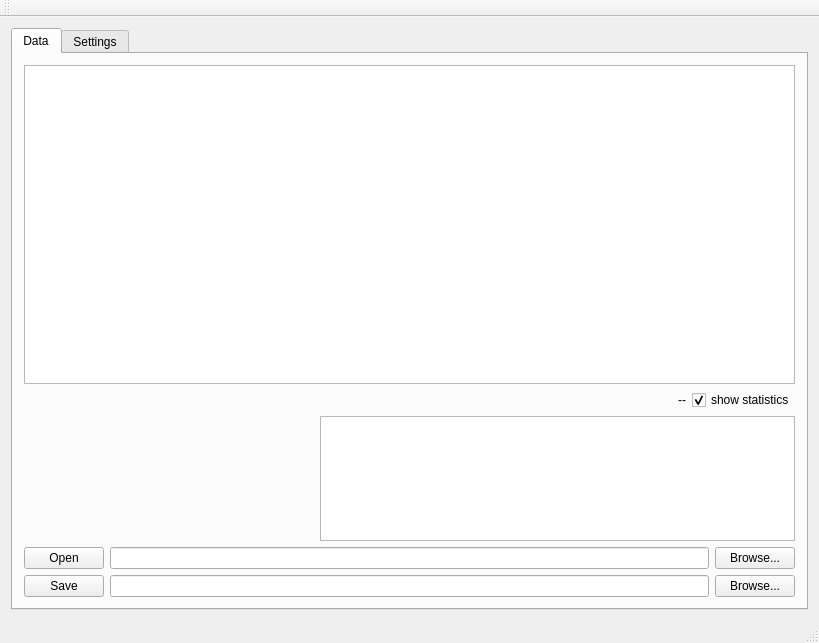
<?xml version="1.0" encoding="UTF-8"?>
<ui version="4.0">
 <class>SpreadsheetCleaner</class>
 <widget class="QMainWindow" name="SpreadsheetCleaner">
  <property name="geometry">
   <rect>
    <x>0</x>
    <y>0</y>
    <width>819</width>
    <height>643</height>
   </rect>
  </property>
  <property name="windowTitle">
   <string>SpreadsheetCleaner</string>
  </property>
  <widget class="QWidget" name="centralWidget">
   <layout class="QGridLayout" name="gridLayout_2">
    <item row="0" column="0">
     <layout class="QGridLayout" name="gridLayout">
      <item row="0" column="0">
       <widget class="QTabWidget" name="tabWidget">
        <property name="currentIndex">
         <number>0</number>
        </property>
        <widget class="QWidget" name="data">
         <attribute name="title">
          <string>Data</string>
         </attribute>
         <layout class="QGridLayout" name="gridLayout_4">
          <item row="0" column="0">
           <layout class="QGridLayout" name="gridLayout_3">
            <item row="6" column="1">
             <widget class="QLineEdit" name="_wOpenFileName"/>
            </item>
            <item row="0" column="0" colspan="3">
             <widget class="QTableView" name="_wTable"/>
            </item>
            <item row="6" column="0">
             <widget class="QPushButton" name="_wOpenFile">
              <property name="text">
               <string>Open</string>
              </property>
             </widget>
            </item>
            <item row="6" column="2">
             <widget class="QPushButton" name="_wBrowseOpenFile">
              <property name="text">
               <string>Browse...</string>
              </property>
             </widget>
            </item>
            <item row="7" column="0">
             <widget class="QPushButton" name="_wSaveFile">
              <property name="text">
               <string>Save</string>
              </property>
             </widget>
            </item>
            <item row="7" column="1">
             <widget class="QLineEdit" name="_wSaveFileName"/>
            </item>
            <item row="7" column="2">
             <widget class="QPushButton" name="_wBrowseSaveFile">
              <property name="text">
               <string>Browse...</string>
              </property>
             </widget>
            </item>
            <item row="3" column="0" colspan="3">
             <layout class="QGridLayout" name="gridLayout_9"/>
            </item>
            <item row="4" column="0" colspan="3">
             <layout class="QHBoxLayout" name="horizontalLayout_6">
              <item>
               <spacer name="horizontalSpacer_7">
                <property name="orientation">
                 <enum>Qt::Horizontal</enum>
                </property>
                <property name="sizeHint" stdset="0">
                 <size>
                  <width>40</width>
                  <height>20</height>
                 </size>
                </property>
               </spacer>
              </item>
              <item>
               <widget class="QLabel" name="_wInfo">
                <property name="text">
                 <string>--</string>
                </property>
                <property name="alignment">
                 <set>Qt::AlignRight|Qt::AlignTrailing|Qt::AlignVCenter</set>
                </property>
               </widget>
              </item>
              <item>
               <widget class="QCheckBox" name="_wShowStatistics">
                <property name="text">
                 <string>show statistics</string>
                </property>
                <property name="checked">
                 <bool>true</bool>
                </property>
               </widget>
              </item>
             </layout>
            </item>
            <item row="5" column="0" colspan="3">
             <layout class="QHBoxLayout" name="horizontalLayout_5">
              <item>
               <spacer name="horizontalSpacer_6">
                <property name="orientation">
                 <enum>Qt::Horizontal</enum>
                </property>
                <property name="sizeHint" stdset="0">
                 <size>
                  <width>40</width>
                  <height>20</height>
                 </size>
                </property>
               </spacer>
              </item>
              <item>
               <widget class="QTableWidget" name="_wStatisticsTable">
                <property name="sizePolicy">
                 <sizepolicy hsizetype="Fixed" vsizetype="Fixed">
                  <horstretch>0</horstretch>
                  <verstretch>0</verstretch>
                 </sizepolicy>
                </property>
                <property name="minimumSize">
                 <size>
                  <width>475</width>
                  <height>125</height>
                 </size>
                </property>
                <property name="maximumSize">
                 <size>
                  <width>475</width>
                  <height>125</height>
                 </size>
                </property>
               </widget>
              </item>
             </layout>
            </item>
           </layout>
          </item>
         </layout>
        </widget>
        <widget class="QWidget" name="settings">
         <attribute name="title">
          <string>Settings</string>
         </attribute>
         <layout class="QGridLayout" name="gridLayout_6">
          <item row="0" column="0">
           <widget class="QGroupBox" name="_wFieldSeparatorGroup">
            <property name="title">
             <string>Field Separator</string>
            </property>
            <layout class="QGridLayout" name="gridLayout_7">
             <item row="0" column="0">
              <widget class="QGroupBox" name="_wFieldSeparatorInputOutputGroup">
               <property name="title">
                <string>Input/Output</string>
               </property>
               <layout class="QHBoxLayout" name="horizontalLayout_2">
                <item>
                 <widget class="QRadioButton" name="_wFieldSeparatorComma">
                  <property name="text">
                   <string>comma (,)</string>
                  </property>
                 </widget>
                </item>
                <item>
                 <widget class="QRadioButton" name="_wFieldSeparatorSemicolon">
                  <property name="text">
                   <string>semicolon (;)</string>
                  </property>
                  <property name="checked">
                   <bool>true</bool>
                  </property>
                 </widget>
                </item>
                <item>
                 <widget class="QRadioButton" name="_wFieldSeparatorOther">
                  <property name="text">
                   <string>other</string>
                  </property>
                 </widget>
                </item>
                <item>
                 <widget class="QLineEdit" name="_wFieldSeparatorOtherValue"/>
                </item>
                <item>
                 <spacer name="horizontalSpacer_2">
                  <property name="orientation">
                   <enum>Qt::Horizontal</enum>
                  </property>
                  <property name="sizeHint" stdset="0">
                   <size>
                    <width>40</width>
                    <height>20</height>
                   </size>
                  </property>
                 </spacer>
                </item>
               </layout>
              </widget>
             </item>
             <item row="2" column="0">
              <widget class="QGroupBox" name="_wFieldSeparatorOutputGroup">
               <property name="title">
                <string>Output</string>
               </property>
               <property name="checkable">
                <bool>true</bool>
               </property>
               <property name="checked">
                <bool>false</bool>
               </property>
               <layout class="QHBoxLayout" name="horizontalLayout_3">
                <item>
                 <widget class="QRadioButton" name="_wFieldSeparatorOutputComma">
                  <property name="text">
                   <string>comma (,)</string>
                  </property>
                  <property name="checked">
                   <bool>true</bool>
                  </property>
                 </widget>
                </item>
                <item>
                 <widget class="QRadioButton" name="_wFieldSeparatorOutputSemicolon">
                  <property name="text">
                   <string>semicolon (;)</string>
                  </property>
                 </widget>
                </item>
                <item>
                 <widget class="QRadioButton" name="_wFieldSeparatorOutputOther">
                  <property name="text">
                   <string>other</string>
                  </property>
                 </widget>
                </item>
                <item>
                 <widget class="QLineEdit" name="_wFieldSeparatorOutputOtherValue"/>
                </item>
                <item>
                 <spacer name="horizontalSpacer_3">
                  <property name="orientation">
                   <enum>Qt::Horizontal</enum>
                  </property>
                  <property name="sizeHint" stdset="0">
                   <size>
                    <width>40</width>
                    <height>20</height>
                   </size>
                  </property>
                 </spacer>
                </item>
               </layout>
              </widget>
             </item>
            </layout>
           </widget>
          </item>
          <item row="1" column="0">
           <widget class="QGroupBox" name="_wFieldQuotingGroup">
            <property name="title">
             <string>Field Quoting</string>
            </property>
            <layout class="QGridLayout" name="gridLayout_8">
             <item row="0" column="0">
              <widget class="QGroupBox" name="_wFieldQuotingInputOutputGroup">
               <property name="title">
                <string>Input/Output</string>
               </property>
               <layout class="QHBoxLayout" name="horizontalLayout">
                <item>
                 <widget class="QRadioButton" name="_wFieldQuotingDoubleQuotes">
                  <property name="text">
                   <string>double quotes (&quot;...&quot;)</string>
                  </property>
                  <property name="checked">
                   <bool>true</bool>
                  </property>
                 </widget>
                </item>
                <item>
                 <widget class="QRadioButton" name="_wFieldQuotingSingleQuotes">
                  <property name="text">
                   <string>single quotes ('...')</string>
                  </property>
                 </widget>
                </item>
                <item>
                 <widget class="QRadioButton" name="_wFieldQuotingOther">
                  <property name="text">
                   <string>other</string>
                  </property>
                 </widget>
                </item>
                <item>
                 <widget class="QLineEdit" name="_wFieldQuotingOtherValue"/>
                </item>
                <item>
                 <spacer name="horizontalSpacer_4">
                  <property name="orientation">
                   <enum>Qt::Horizontal</enum>
                  </property>
                  <property name="sizeHint" stdset="0">
                   <size>
                    <width>40</width>
                    <height>20</height>
                   </size>
                  </property>
                 </spacer>
                </item>
               </layout>
              </widget>
             </item>
             <item row="1" column="0">
              <widget class="QGroupBox" name="_wFieldQuotingOutputGroup">
               <property name="title">
                <string>Output</string>
               </property>
               <property name="checkable">
                <bool>true</bool>
               </property>
               <property name="checked">
                <bool>false</bool>
               </property>
               <layout class="QHBoxLayout" name="horizontalLayout_4">
                <item>
                 <widget class="QRadioButton" name="_wFieldQuotingOutputDoubleQuotes">
                  <property name="text">
                   <string>double quotes (&quot;...&quot;)</string>
                  </property>
                  <property name="checked">
                   <bool>true</bool>
                  </property>
                 </widget>
                </item>
                <item>
                 <widget class="QRadioButton" name="_wFieldQuotingOutputSingleQuotes">
                  <property name="text">
                   <string>single quotes ('...')</string>
                  </property>
                 </widget>
                </item>
                <item>
                 <widget class="QRadioButton" name="_wFieldQuotingOutputOther">
                  <property name="text">
                   <string>other</string>
                  </property>
                 </widget>
                </item>
                <item>
                 <widget class="QLineEdit" name="_wFieldQuotingOutputOtherValue"/>
                </item>
                <item>
                 <spacer name="horizontalSpacer_5">
                  <property name="orientation">
                   <enum>Qt::Horizontal</enum>
                  </property>
                  <property name="sizeHint" stdset="0">
                   <size>
                    <width>40</width>
                    <height>20</height>
                   </size>
                  </property>
                 </spacer>
                </item>
               </layout>
              </widget>
             </item>
            </layout>
           </widget>
          </item>
          <item row="3" column="0">
           <spacer name="verticalSpacer">
            <property name="orientation">
             <enum>Qt::Vertical</enum>
            </property>
            <property name="sizeHint" stdset="0">
             <size>
              <width>20</width>
              <height>40</height>
             </size>
            </property>
           </spacer>
          </item>
          <item row="2" column="0">
           <widget class="QGroupBox" name="groupBox">
            <property name="title">
             <string>Comparison</string>
            </property>
            <layout class="QGridLayout" name="gridLayout_5">
             <item row="0" column="0">
              <widget class="QCheckBox" name="_wIgnoreCase">
               <property name="text">
                <string>ignore case (aBc=Abc)</string>
               </property>
              </widget>
             </item>
             <item row="0" column="1">
              <widget class="QCheckBox" name="_wSimplifyWhitespace">
               <property name="text">
                <string>simplify whitespace (&quot; x   y &quot;=&quot;x y&quot;)</string>
               </property>
              </widget>
             </item>
             <item row="0" column="2">
              <spacer name="horizontalSpacer">
               <property name="orientation">
                <enum>Qt::Horizontal</enum>
               </property>
               <property name="sizeHint" stdset="0">
                <size>
                 <width>40</width>
                 <height>20</height>
                </size>
               </property>
              </spacer>
             </item>
            </layout>
           </widget>
          </item>
         </layout>
        </widget>
       </widget>
      </item>
     </layout>
    </item>
   </layout>
  </widget>
  <widget class="QMenuBar" name="menuBar">
   <property name="geometry">
    <rect>
     <x>0</x>
     <y>0</y>
     <width>819</width>
     <height>19</height>
    </rect>
   </property>
  </widget>
  <widget class="QToolBar" name="mainToolBar">
   <attribute name="toolBarArea">
    <enum>TopToolBarArea</enum>
   </attribute>
   <attribute name="toolBarBreak">
    <bool>false</bool>
   </attribute>
  </widget>
  <widget class="QStatusBar" name="statusBar"/>
 </widget>
 <layoutdefault spacing="6" margin="11"/>
 <resources/>
 <connections>
  <connection>
   <sender>_wOpenFile</sender>
   <signal>clicked()</signal>
   <receiver>SpreadsheetCleaner</receiver>
   <slot>open_file()</slot>
   <hints>
    <hint type="sourcelabel">
     <x>90</x>
     <y>570</y>
    </hint>
    <hint type="destinationlabel">
     <x>645</x>
     <y>336</y>
    </hint>
   </hints>
  </connection>
  <connection>
   <sender>_wBrowseOpenFile</sender>
   <signal>clicked()</signal>
   <receiver>SpreadsheetCleaner</receiver>
   <slot>browse_open_file()</slot>
   <hints>
    <hint type="sourcelabel">
     <x>796</x>
     <y>570</y>
    </hint>
    <hint type="destinationlabel">
     <x>646</x>
     <y>295</y>
    </hint>
   </hints>
  </connection>
  <connection>
   <sender>_wSaveFile</sender>
   <signal>clicked()</signal>
   <receiver>SpreadsheetCleaner</receiver>
   <slot>save_file()</slot>
   <hints>
    <hint type="sourcelabel">
     <x>101</x>
     <y>598</y>
    </hint>
    <hint type="destinationlabel">
     <x>648</x>
     <y>367</y>
    </hint>
   </hints>
  </connection>
  <connection>
   <sender>_wBrowseSaveFile</sender>
   <signal>clicked()</signal>
   <receiver>SpreadsheetCleaner</receiver>
   <slot>browse_save_file()</slot>
   <hints>
    <hint type="sourcelabel">
     <x>796</x>
     <y>598</y>
    </hint>
    <hint type="destinationlabel">
     <x>648</x>
     <y>401</y>
    </hint>
   </hints>
  </connection>
  <connection>
   <sender>_wFieldQuotingDoubleQuotes</sender>
   <signal>toggled(bool)</signal>
   <receiver>SpreadsheetCleaner</receiver>
   <slot>csv_encoding_changed()</slot>
   <hints>
    <hint type="sourcelabel">
     <x>169</x>
     <y>338</y>
    </hint>
    <hint type="destinationlabel">
     <x>665</x>
     <y>82</y>
    </hint>
   </hints>
  </connection>
  <connection>
   <sender>_wFieldQuotingSingleQuotes</sender>
   <signal>toggled(bool)</signal>
   <receiver>SpreadsheetCleaner</receiver>
   <slot>csv_encoding_changed()</slot>
   <hints>
    <hint type="sourcelabel">
     <x>344</x>
     <y>338</y>
    </hint>
    <hint type="destinationlabel">
     <x>667</x>
     <y>119</y>
    </hint>
   </hints>
  </connection>
  <connection>
   <sender>_wFieldQuotingOther</sender>
   <signal>toggled(bool)</signal>
   <receiver>SpreadsheetCleaner</receiver>
   <slot>csv_encoding_changed()</slot>
   <hints>
    <hint type="sourcelabel">
     <x>409</x>
     <y>338</y>
    </hint>
    <hint type="destinationlabel">
     <x>667</x>
     <y>153</y>
    </hint>
   </hints>
  </connection>
  <connection>
   <sender>_wFieldQuotingOutputGroup</sender>
   <signal>toggled(bool)</signal>
   <receiver>SpreadsheetCleaner</receiver>
   <slot>csv_encoding_changed()</slot>
   <hints>
    <hint type="sourcelabel">
     <x>114</x>
     <y>420</y>
    </hint>
    <hint type="destinationlabel">
     <x>667</x>
     <y>232</y>
    </hint>
   </hints>
  </connection>
  <connection>
   <sender>_wFieldQuotingOutputDoubleQuotes</sender>
   <signal>toggled(bool)</signal>
   <receiver>SpreadsheetCleaner</receiver>
   <slot>csv_encoding_changed()</slot>
   <hints>
    <hint type="sourcelabel">
     <x>143</x>
     <y>407</y>
    </hint>
    <hint type="destinationlabel">
     <x>665</x>
     <y>210</y>
    </hint>
   </hints>
  </connection>
  <connection>
   <sender>_wFieldQuotingOutputSingleQuotes</sender>
   <signal>toggled(bool)</signal>
   <receiver>SpreadsheetCleaner</receiver>
   <slot>csv_encoding_changed()</slot>
   <hints>
    <hint type="sourcelabel">
     <x>344</x>
     <y>407</y>
    </hint>
    <hint type="destinationlabel">
     <x>670</x>
     <y>265</y>
    </hint>
   </hints>
  </connection>
  <connection>
   <sender>_wFieldQuotingOutputOther</sender>
   <signal>toggled(bool)</signal>
   <receiver>SpreadsheetCleaner</receiver>
   <slot>csv_encoding_changed()</slot>
   <hints>
    <hint type="sourcelabel">
     <x>409</x>
     <y>407</y>
    </hint>
    <hint type="destinationlabel">
     <x>666</x>
     <y>54</y>
    </hint>
   </hints>
  </connection>
  <connection>
   <sender>_wFieldQuotingOutputOtherValue</sender>
   <signal>textChanged(QString)</signal>
   <receiver>SpreadsheetCleaner</receiver>
   <slot>csv_encoding_changed()</slot>
   <hints>
    <hint type="sourcelabel">
     <x>591</x>
     <y>408</y>
    </hint>
    <hint type="destinationlabel">
     <x>667</x>
     <y>108</y>
    </hint>
   </hints>
  </connection>
  <connection>
   <sender>_wFieldQuotingOtherValue</sender>
   <signal>textChanged(QString)</signal>
   <receiver>SpreadsheetCleaner</receiver>
   <slot>csv_encoding_changed()</slot>
   <hints>
    <hint type="sourcelabel">
     <x>519</x>
     <y>329</y>
    </hint>
    <hint type="destinationlabel">
     <x>815</x>
     <y>288</y>
    </hint>
   </hints>
  </connection>
  <connection>
   <sender>_wFieldQuotingOtherValue</sender>
   <signal>textChanged(QString)</signal>
   <receiver>SpreadsheetCleaner</receiver>
   <slot>make_field_quoting_other()</slot>
   <hints>
    <hint type="sourcelabel">
     <x>591</x>
     <y>339</y>
    </hint>
    <hint type="destinationlabel">
     <x>815</x>
     <y>342</y>
    </hint>
   </hints>
  </connection>
  <connection>
   <sender>_wFieldQuotingOutputOtherValue</sender>
   <signal>textChanged(QString)</signal>
   <receiver>SpreadsheetCleaner</receiver>
   <slot>make_field_quoting_output_other()</slot>
   <hints>
    <hint type="sourcelabel">
     <x>591</x>
     <y>408</y>
    </hint>
    <hint type="destinationlabel">
     <x>815</x>
     <y>399</y>
    </hint>
   </hints>
  </connection>
  <connection>
   <sender>_wFieldSeparatorComma</sender>
   <signal>toggled(bool)</signal>
   <receiver>SpreadsheetCleaner</receiver>
   <slot>csv_encoding_changed()</slot>
   <hints>
    <hint type="sourcelabel">
     <x>97</x>
     <y>147</y>
    </hint>
    <hint type="destinationlabel">
     <x>665</x>
     <y>82</y>
    </hint>
   </hints>
  </connection>
  <connection>
   <sender>_wFieldSeparatorOther</sender>
   <signal>toggled(bool)</signal>
   <receiver>SpreadsheetCleaner</receiver>
   <slot>csv_encoding_changed()</slot>
   <hints>
    <hint type="sourcelabel">
     <x>278</x>
     <y>152</y>
    </hint>
    <hint type="destinationlabel">
     <x>667</x>
     <y>153</y>
    </hint>
   </hints>
  </connection>
  <connection>
   <sender>_wFieldSeparatorSemicolon</sender>
   <signal>toggled(bool)</signal>
   <receiver>SpreadsheetCleaner</receiver>
   <slot>csv_encoding_changed()</slot>
   <hints>
    <hint type="sourcelabel">
     <x>186</x>
     <y>151</y>
    </hint>
    <hint type="destinationlabel">
     <x>667</x>
     <y>119</y>
    </hint>
   </hints>
  </connection>
  <connection>
   <sender>_wFieldSeparatorOtherValue</sender>
   <signal>textChanged(QString)</signal>
   <receiver>SpreadsheetCleaner</receiver>
   <slot>csv_encoding_changed()</slot>
   <hints>
    <hint type="sourcelabel">
     <x>392</x>
     <y>144</y>
    </hint>
    <hint type="destinationlabel">
     <x>667</x>
     <y>182</y>
    </hint>
   </hints>
  </connection>
  <connection>
   <sender>_wFieldSeparatorOutputGroup</sender>
   <signal>toggled(bool)</signal>
   <receiver>SpreadsheetCleaner</receiver>
   <slot>csv_encoding_changed()</slot>
   <hints>
    <hint type="sourcelabel">
     <x>66</x>
     <y>186</y>
    </hint>
    <hint type="destinationlabel">
     <x>667</x>
     <y>232</y>
    </hint>
   </hints>
  </connection>
  <connection>
   <sender>_wFieldSeparatorOutputComma</sender>
   <signal>toggled(bool)</signal>
   <receiver>SpreadsheetCleaner</receiver>
   <slot>csv_encoding_changed()</slot>
   <hints>
    <hint type="sourcelabel">
     <x>71</x>
     <y>220</y>
    </hint>
    <hint type="destinationlabel">
     <x>815</x>
     <y>191</y>
    </hint>
   </hints>
  </connection>
  <connection>
   <sender>_wFieldSeparatorOutputSemicolon</sender>
   <signal>toggled(bool)</signal>
   <receiver>SpreadsheetCleaner</receiver>
   <slot>csv_encoding_changed()</slot>
   <hints>
    <hint type="sourcelabel">
     <x>160</x>
     <y>214</y>
    </hint>
    <hint type="destinationlabel">
     <x>670</x>
     <y>265</y>
    </hint>
   </hints>
  </connection>
  <connection>
   <sender>_wFieldSeparatorOutputOther</sender>
   <signal>toggled(bool)</signal>
   <receiver>SpreadsheetCleaner</receiver>
   <slot>csv_encoding_changed()</slot>
   <hints>
    <hint type="sourcelabel">
     <x>282</x>
     <y>218</y>
    </hint>
    <hint type="destinationlabel">
     <x>666</x>
     <y>54</y>
    </hint>
   </hints>
  </connection>
  <connection>
   <sender>_wFieldSeparatorOutputOtherValue</sender>
   <signal>textChanged(QString)</signal>
   <receiver>SpreadsheetCleaner</receiver>
   <slot>csv_encoding_changed()</slot>
   <hints>
    <hint type="sourcelabel">
     <x>347</x>
     <y>218</y>
    </hint>
    <hint type="destinationlabel">
     <x>667</x>
     <y>108</y>
    </hint>
   </hints>
  </connection>
  <connection>
   <sender>_wFieldSeparatorOutputOtherValue</sender>
   <signal>textChanged(QString)</signal>
   <receiver>SpreadsheetCleaner</receiver>
   <slot>make_field_separator_output_other()</slot>
   <hints>
    <hint type="sourcelabel">
     <x>541</x>
     <y>229</y>
    </hint>
    <hint type="destinationlabel">
     <x>814</x>
     <y>221</y>
    </hint>
   </hints>
  </connection>
  <connection>
   <sender>_wFieldSeparatorOtherValue</sender>
   <signal>textChanged(QString)</signal>
   <receiver>SpreadsheetCleaner</receiver>
   <slot>make_field_separator_other()</slot>
   <hints>
    <hint type="sourcelabel">
     <x>496</x>
     <y>147</y>
    </hint>
    <hint type="destinationlabel">
     <x>815</x>
     <y>132</y>
    </hint>
   </hints>
  </connection>
  <connection>
   <sender>_wIgnoreCase</sender>
   <signal>toggled(bool)</signal>
   <receiver>SpreadsheetCleaner</receiver>
   <slot>ignore_case_toggled(bool)</slot>
   <hints>
    <hint type="sourcelabel">
     <x>114</x>
     <y>480</y>
    </hint>
    <hint type="destinationlabel">
     <x>816</x>
     <y>578</y>
    </hint>
   </hints>
  </connection>
  <connection>
   <sender>_wSimplifyWhitespace</sender>
   <signal>toggled(bool)</signal>
   <receiver>SpreadsheetCleaner</receiver>
   <slot>simplify_whitespace_toggled(bool)</slot>
   <hints>
    <hint type="sourcelabel">
     <x>254</x>
     <y>474</y>
    </hint>
    <hint type="destinationlabel">
     <x>815</x>
     <y>521</y>
    </hint>
   </hints>
  </connection>
  <connection>
   <sender>_wShowStatistics</sender>
   <signal>toggled(bool)</signal>
   <receiver>_wStatisticsTable</receiver>
   <slot>setVisible(bool)</slot>
   <hints>
    <hint type="sourcelabel">
     <x>747</x>
     <y>324</y>
    </hint>
    <hint type="destinationlabel">
     <x>747</x>
     <y>445</y>
    </hint>
   </hints>
  </connection>
 </connections>
 <slots>
  <slot>open_file()</slot>
  <slot>browse_open_file()</slot>
  <slot>save_file()</slot>
  <slot>browse_save_file()</slot>
  <slot>csv_encoding_changed()</slot>
  <slot>make_field_separator_other()</slot>
  <slot>make_field_separator_output_other()</slot>
  <slot>make_field_quoting_other()</slot>
  <slot>make_field_quoting_output_other()</slot>
  <slot>ignore_case_toggled(bool)</slot>
  <slot>simplify_whitespace_toggled(bool)</slot>
 </slots>
</ui>
